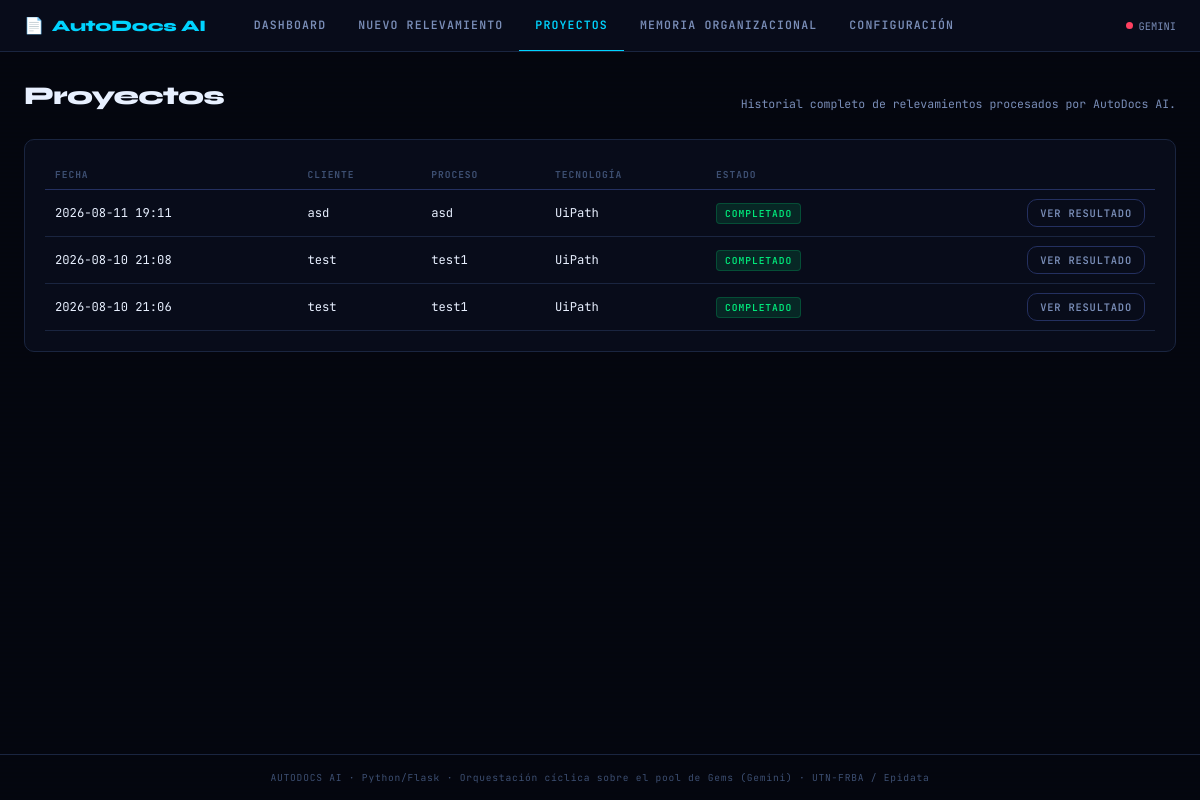
The app's page /proyectos, older data.
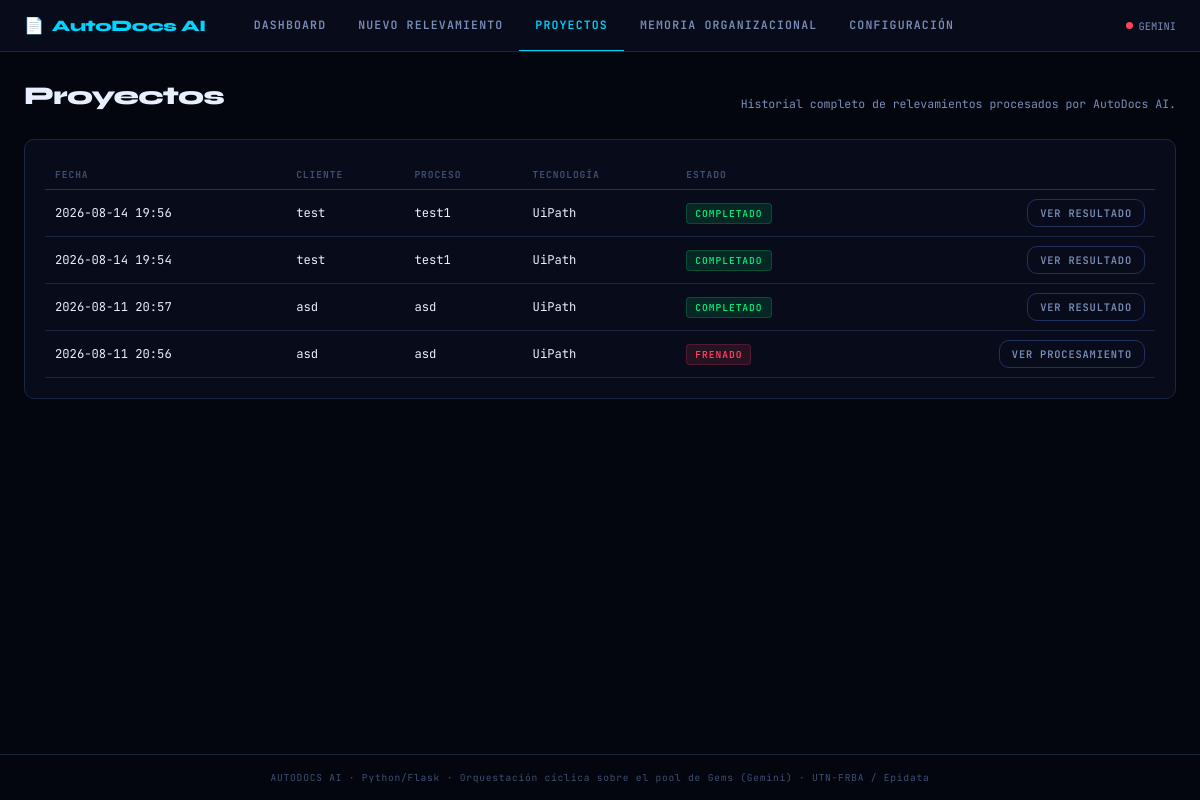
The same page, newer data.
### tables this page shows
CREATE TABLE proyectos (
    id                      INTEGER PRIMARY KEY AUTOINCREMENT,
    cliente                 TEXT NOT NULL,
    proceso                 TEXT NOT NULL,
    tecnologia              TEXT,       -- UiPath / Power Automate / Rocketbot / Make.com...
    criticidad              TEXT,       -- Baja / Media / Alta
    presupuesto_hs          REAL,
    analista                TEXT,
    transcripcion_original  TEXT,
    transcripcion_sanitizada TEXT,
    reemplazos_pii          INTEGER DEFAULT 0,
    flujo_estructurado      TEXT,       -- JSON: salida del Agente de Ingesta
    estado                  TEXT DEFAULT 'borrador',  -- borrador|procesando|completado|frenado|error
    motivo_freno            TEXT,       -- si estado = 'frenado' (Límite Operativo de Entrada)
    creado                  TEXT DEFAULT CURRENT_TIMESTAMP,
    actualizado             TEXT DEFAULT CURRENT_TIMESTAMP
);

### ui/app.py (the view)
    @app.route("/proyectos")
    def proyectos():
        return render_template("proyectos.html", proyectos=ProyectoRepository.listar())

### core/db.py (called while the page is built)
def get_conn() -> sqlite3.Connection:
    DB_PATH.parent.mkdir(exist_ok=True)
    conn = sqlite3.connect(DB_PATH)
    conn.row_factory = sqlite3.Row
    conn.execute("PRAGMA foreign_keys = ON")
    return conn

### repositories/proyecto_repository.py (called while the page is built)
    @staticmethod
    def listar() -> list:
        conn = get_conn()
        rows = conn.execute("SELECT * FROM proyectos ORDER BY creado DESC").fetchall()
        conn.close()
        return [dict(r) for r in rows]

### ui/templates/proyectos.html (shortened to what this page needs)
{% extends "base.html" %}
{% block content %}
<div class="page-header">
  <h1>Proyectos</h1>
  <p>Historial completo de relevamientos procesados por AutoDocs AI.</p>
</div>
<div class="panel">
  <table>
    <thead><tr><th>Fecha</th><th>Cliente</th><th>Proceso</th><th>Tecnología</th><th>Estado</th><th></th></tr></thead>
    <tbody>
      {% for p in proyectos %}
      <tr>
        <td>{{ p.creado[:16] }}</td>
        <td>{{ p.cliente }}</td>
        <td>{{ p.proceso }}</td>
        <td>{{ p.tecnologia or '—' }}</td>
        <td>
          {% if p.estado == 'completado' %}<span class="tag tag-green">Completado</span>
          {% elif p.estado == 'frenado' %}<span class="tag tag-red">Frenado</span>
          {% elif p.estado == 'procesando' %}<span class="tag tag-amber">Procesando</span>
          {% else %}<span class="tag tag-cyan">Borrador</span>{% endif %}
        </td>
        <td class="text-right">
          {% if p.estado == 'completado' %}
            <a href="/resultado/{{ p.id }}" class="btn btn-secondary btn-sm">Ver resultado</a>
          {% else %}
            <a href="/procesamiento/{{ p.id }}" class="btn btn-secondary btn-sm">Ver procesamiento</a>
          {% endif %}
        </td>
      </tr>
      {% else %}
      <tr><td colspan="6" class="result-box empty">Todavía no cargaste ningún relevamiento.</td></tr>
      {% endfor %}
    </tbody>
  </table>
</div>
{% endblock %}

Row changes from the older to the newer data that the page shows:
added proyectos: creado "2026-08-14 19:56", cliente "test", proceso "test1", tecnologia "UiPath", estado "COMPLETADO"
changed proyectos (number 2 of 4 on the later page): creado "2026-08-11 19:11" → "2026-08-14 19:54"; cliente "asd" → "test"; proceso "asd" → "test1"
changed proyectos (number 3 of 4 on the later page): creado "2026-08-10 21:08" → "2026-08-11 20:57"; cliente "test" → "asd"; proceso "test1" → "asd"
changed proyectos (number 4 of 4 on the later page): creado "2026-08-10 21:06" → "2026-08-11 20:56"; cliente "test" → "asd"; proceso "test1" → "asd"; estado "COMPLETADO VER RESULTADO" → "FRENADO VER PROCESAMIENTO"
